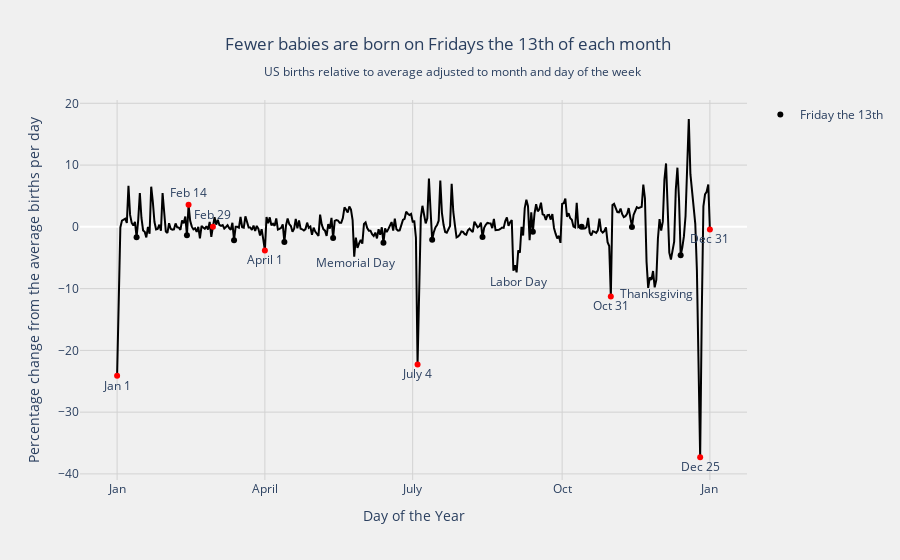

The notebook cell saved with this chart:
### Markdown cell above
We are then recreating the plot, by using 4 different subplots and merging them (Feb 14th needed an individual plot to be readable).
Our results are again fairly similar, but the differences for Feb 14th and 29th are not that significant (without performing a significance test)

### Code cell
# A line graph with the births per day
fig1 = px.line(births_per_day_and_weekday_ssa, 
             x='date', 
             y='percentage_total_day_of_week', color_discrete_sequence=["black"])
# Scatter of all 13th
fig2 = go.Figure()
fig2.add_trace(go.Scatter(
    mode="markers",
    marker=dict(color='black'),
    x=births_per_day_and_weekday_ssa[(births_per_day_and_weekday_ssa["date_of_month"]==13)]["date"],
    y=births_per_day_and_weekday_ssa[(births_per_day_and_weekday_ssa["date_of_month"]==13)]["percentage_total_day_of_week"],
    name="Friday the 13th",
    showlegend=True
))

#All Important dates
important_days = [pd.to_datetime("2020/01/01"),pd.to_datetime("2020/04/01"),pd.to_datetime("2020/07/04"),pd.to_datetime("2020/10/31"),pd.to_datetime("2020/12/25"),pd.to_datetime("2020/12/31") ]
important_days_text = ["Jan 1", "April 1", "July 4", "Oct 31", "Dec 25", "Dec 31"]
fig3 = go.Figure()
fig3.add_trace(go.Scatter(
    mode="markers+text",
    marker=dict(color='red'),
    x=births_per_day_and_weekday_ssa[(births_per_day_and_weekday_ssa["date"].isin(important_days) )]["date"],
    y=births_per_day_and_weekday_ssa[(births_per_day_and_weekday_ssa["date"].isin(important_days) )]["percentage_total_day_of_week"],
    text = important_days_text,
    textposition="bottom center",
    showlegend=False
))
#Feb 14
fig4 = go.Figure()
fig4.add_trace(go.Scatter(
    mode="markers+text",
    marker=dict(color='red'),
    x=births_per_day_and_weekday_ssa[(births_per_day_and_weekday_ssa["date"].isin([pd.to_datetime("2020/02/14"),pd.to_datetime("2020/02/29")] ))]["date"],
    y=births_per_day_and_weekday_ssa[(births_per_day_and_weekday_ssa["date"].isin([pd.to_datetime("2020/02/14"),pd.to_datetime("2020/02/29")] ))]["percentage_total_day_of_week"],
    text = ["Feb 14", "Feb 29"],
    textposition="top center",
    showlegend=False
))


fig = go.Figure(data=fig1.data+fig2.data+fig3.data+fig4.data)
fig.update_xaxes(
    showgrid=True, 
    side="bottom", 
    title_standoff=100, 
    gridcolor="#D2D2D2",
    ticktext=["Jan", "April", "July", "Oct", "Jan"],
    tickvals=["2020-01-01", "2020-04-01", "2020-07-01","2020-10-01","2020-12-31" ],
)
fig.update_layout(
    title="Fewer babies are born on Fridays the 13th of each month <br> <sub>US births relative to average adjusted to month and day of the week</sub>",
    yaxis_title="Percentage change from the average births per day",
    xaxis_title="Day of the Year",
    title_x=0.5, 
    paper_bgcolor='rgba(240,240,240,240)',
    plot_bgcolor='rgba(0,0,0,0)')
fig.update_yaxes(showgrid=True, gridcolor="#D2D2D2")
fig.update_layout(title_x=0.5)
fig.add_annotation(
            x=pd.to_datetime("2020/11/27"), y=-10,
            text="Thanksgiving",
            showarrow=False,
            yshift=-5,
            xshift=2)
fig.add_annotation(
            x=pd.to_datetime("2020/09/03"), y=-8,
            text="Labor Day",
            showarrow=False,
            yshift=-5,
            xshift=2)
fig.add_annotation(
            x=pd.to_datetime("2020/05/26"), y=-5,
            text="Memorial Day",
            showarrow=False,
            yshift=-5,
            xshift=2)
fig.show()

### Figure 1 — Plotly figure (JSON) as saved in the notebook; plotly's stock layout.template omitted (floating-point values rounded to 4 significant figures; data arrays with more than 128 entries replaced by an {"elided": "..."} marker saying what was removed)
{"data": [{"hovertemplate": "date=%{x}<br>percentage_total_day_of_week=%{y}<extra></extra>", "legendgroup": "", "line": {"color": "black", "dash": "solid"}, "marker": {"symbol": "circle"}, "mode": "lines", "name": "", "orientation": "v", "showlegend": false, "type": "scatter", "x": {"elided": "366 str values"}, "xaxis": "x", "y": {"elided": "366 float values"}, "yaxis": "y"}, {"marker": {"color": "black"}, "mode": "markers", "name": "Friday the 13th", "showlegend": true, "type": "scatter", "x": ["2020-01-13T00:00:00", "2020-02-13T00:00:00", "2020-03-13T00:00:00", "2020-04-13T00:00:00", "2020-05-13T00:00:00", "2020-06-13T00:00:00", "2020-07-13T00:00:00", "2020-08-13T00:00:00", "2020-09-13T00:00:00", "2020-10-13T00:00:00", "2020-11-13T00:00:00", "2020-12-13T00:00:00"], "y": [-1.684, -1.364, -2.161, -2.462, -1.799, -2.581, -2.087, -1.664, -0.8011, 0, -0.01141, -4.605]}, {"marker": {"color": "red"}, "mode": "markers+text", "showlegend": false, "text": ["Jan 1", "April 1", "July 4", "Oct 31", "Dec 25", "Dec 31"], "textposition": "bottom center", "type": "scatter", "x": ["2020-01-01T00:00:00", "2020-04-01T00:00:00", "2020-07-04T00:00:00", "2020-10-31T00:00:00", "2020-12-25T00:00:00", "2020-12-31T00:00:00"], "y": [-24.12, -3.824, -22.28, -11.28, -37.3, -0.422]}, {"marker": {"color": "red"}, "mode": "markers+text", "showlegend": false, "text": ["Feb 14", "Feb 29"], "textposition": "top center", "type": "scatter", "x": ["2020-02-14T00:00:00", "2020-02-29T00:00:00"], "y": [3.58, 0]}], "layout": {"annotations": [{"showarrow": false, "text": "Thanksgiving", "x": "2020-11-27T00:00:00", "xshift": 2, "y": -10, "yshift": -5}, {"showarrow": false, "text": "Labor Day", "x": "2020-09-03T00:00:00", "xshift": 2, "y": -8, "yshift": -5}, {"showarrow": false, "text": "Memorial Day", "x": "2020-05-26T00:00:00", "xshift": 2, "y": -5, "yshift": -5}], "paper_bgcolor": "rgba(240,240,240,240)", "plot_bgcolor": "rgba(0,0,0,0)", "title": {"text": "Fewer babies are born on Fridays the 13th of each month <br> <sub>US births relative to average adjusted to month and day of the week</sub>", "x": 0.5}, "xaxis": {"gridcolor": "#D2D2D2", "showgrid": true, "side": "bottom", "ticktext": ["Jan", "April", "July", "Oct", "Jan"], "tickvals": ["2020-01-01", "2020-04-01", "2020-07-01", "2020-10-01", "2020-12-31"], "title": {"text": "Day of the Year"}}, "yaxis": {"gridcolor": "#D2D2D2", "showgrid": true, "title": {"text": "Percentage change from the average births per day"}}}}
